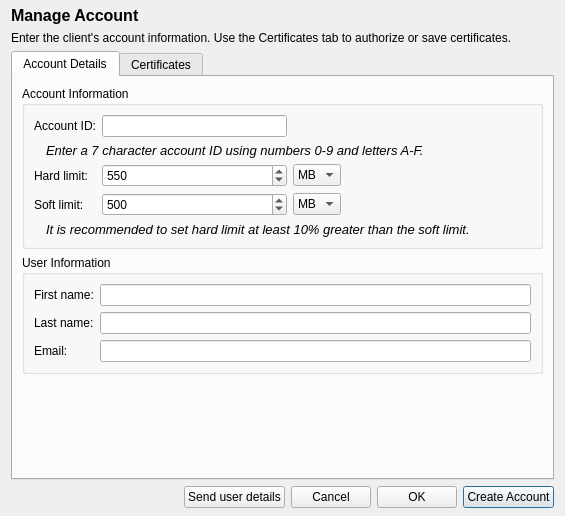
<?xml version="1.0" encoding="UTF-8"?>
<ui version="4.0">
 <class>manageAccount</class>
 <widget class="QDialog" name="manageAccount">
  <property name="geometry">
   <rect>
    <x>0</x>
    <y>0</y>
    <width>565</width>
    <height>516</height>
   </rect>
  </property>
  <property name="minimumSize">
   <size>
    <width>565</width>
    <height>0</height>
   </size>
  </property>
  <property name="windowTitle">
   <string>Manage Account</string>
  </property>
  <property name="windowIcon">
   <iconset resource="../../fwbackups.qrc">
    <normaloff>:/program-icons/program-icons/user.png</normaloff>:/program-icons/program-icons/user.png</iconset>
  </property>
  <layout class="QVBoxLayout" name="verticalLayout">
   <property name="topMargin">
    <number>6</number>
   </property>
   <property name="bottomMargin">
    <number>8</number>
   </property>
   <item>
    <widget class="QLabel" name="headerLabel">
     <property name="sizePolicy">
      <sizepolicy hsizetype="Preferred" vsizetype="Fixed">
       <horstretch>0</horstretch>
       <verstretch>0</verstretch>
      </sizepolicy>
     </property>
     <property name="font">
      <font>
       <pointsize>12</pointsize>
       <weight>75</weight>
       <bold>true</bold>
       <underline>false</underline>
      </font>
     </property>
     <property name="text">
      <string>Manage Account</string>
     </property>
    </widget>
   </item>
   <item>
    <widget class="QLabel" name="label_8">
     <property name="text">
      <string>Enter the client's account information. Use the Certificates tab to authorize or save certificates.</string>
     </property>
     <property name="wordWrap">
      <bool>true</bool>
     </property>
    </widget>
   </item>
   <item>
    <widget class="QTabWidget" name="tabWidget">
     <property name="currentIndex">
      <number>0</number>
     </property>
     <widget class="QWidget" name="accountDetails">
      <attribute name="title">
       <string>Account Details</string>
      </attribute>
      <layout class="QVBoxLayout" name="verticalLayout_3">
       <item>
        <widget class="QGroupBox" name="groupBox_3">
         <property name="title">
          <string>Account Information</string>
         </property>
         <layout class="QVBoxLayout" name="verticalLayout_2">
          <item>
           <layout class="QGridLayout" name="gridLayout">
            <item row="0" column="0">
             <widget class="QLabel" name="label_3">
              <property name="sizePolicy">
               <sizepolicy hsizetype="Maximum" vsizetype="Preferred">
                <horstretch>0</horstretch>
                <verstretch>0</verstretch>
               </sizepolicy>
              </property>
              <property name="text">
               <string>Account ID:</string>
              </property>
             </widget>
            </item>
            <item row="0" column="1">
             <widget class="QLineEdit" name="accountIDLineEdit">
              <property name="text">
               <string/>
              </property>
              <property name="maxLength">
               <number>7</number>
              </property>
             </widget>
            </item>
            <item row="3" column="1">
             <widget class="QSpinBox" name="softLimitSpin">
              <property name="maximum">
               <number>1024</number>
              </property>
              <property name="value">
               <number>500</number>
              </property>
             </widget>
            </item>
            <item row="3" column="2">
             <widget class="QComboBox" name="softLimitUnitsCombo">
              <property name="sizePolicy">
               <sizepolicy hsizetype="Maximum" vsizetype="Fixed">
                <horstretch>0</horstretch>
                <verstretch>0</verstretch>
               </sizepolicy>
              </property>
              <item>
               <property name="text">
                <string>MB</string>
               </property>
              </item>
              <item>
               <property name="text">
                <string>GB</string>
               </property>
              </item>
              <item>
               <property name="text">
                <string>TB</string>
               </property>
              </item>
             </widget>
            </item>
            <item row="4" column="0" colspan="4">
             <widget class="QLabel" name="label_4">
              <property name="font">
               <font>
                <pointsize>10</pointsize>
                <italic>true</italic>
               </font>
              </property>
              <property name="text">
               <string>It is recommended to set hard limit at least 10% greater than the soft limit.</string>
              </property>
              <property name="indent">
               <number>12</number>
              </property>
             </widget>
            </item>
            <item row="3" column="0">
             <widget class="QLabel" name="label_5">
              <property name="text">
               <string>Soft limit:</string>
              </property>
             </widget>
            </item>
            <item row="1" column="0" colspan="4">
             <widget class="QLabel" name="label_7">
              <property name="font">
               <font>
                <pointsize>10</pointsize>
                <italic>true</italic>
               </font>
              </property>
              <property name="text">
               <string>Enter a 7 character account ID using numbers 0-9 and letters A-F.</string>
              </property>
              <property name="indent">
               <number>12</number>
              </property>
             </widget>
            </item>
            <item row="2" column="0">
             <widget class="QLabel" name="label_6">
              <property name="text">
               <string>Hard limit:</string>
              </property>
             </widget>
            </item>
            <item row="2" column="1">
             <widget class="QSpinBox" name="hardLimitSpin">
              <property name="maximum">
               <number>1024</number>
              </property>
              <property name="value">
               <number>550</number>
              </property>
             </widget>
            </item>
            <item row="2" column="2">
             <widget class="QComboBox" name="hardLimitUnitsCombo">
              <item>
               <property name="text">
                <string>MB</string>
               </property>
              </item>
              <item>
               <property name="text">
                <string>GB</string>
               </property>
              </item>
              <item>
               <property name="text">
                <string>TB</string>
               </property>
              </item>
             </widget>
            </item>
            <item row="2" column="3" rowspan="2">
             <spacer name="horizontalSpacer_2">
              <property name="orientation">
               <enum>Qt::Horizontal</enum>
              </property>
              <property name="sizeHint" stdset="0">
               <size>
                <width>5</width>
                <height>5</height>
               </size>
              </property>
             </spacer>
            </item>
           </layout>
          </item>
         </layout>
        </widget>
       </item>
       <item>
        <widget class="QGroupBox" name="groupBox_4">
         <property name="title">
          <string>User Information</string>
         </property>
         <layout class="QVBoxLayout" name="verticalLayout_7">
          <item>
           <layout class="QGridLayout" name="gridLayout_5">
            <item row="0" column="0">
             <widget class="QLabel" name="label">
              <property name="text">
               <string>First name:</string>
              </property>
             </widget>
            </item>
            <item row="2" column="0">
             <widget class="QLabel" name="label_14">
              <property name="text">
               <string>Email:</string>
              </property>
             </widget>
            </item>
            <item row="2" column="1">
             <widget class="QLineEdit" name="emailLineEdit"/>
            </item>
            <item row="0" column="1">
             <widget class="QLineEdit" name="firstNameLineEdit"/>
            </item>
            <item row="1" column="1">
             <widget class="QLineEdit" name="lastNameLineEdit"/>
            </item>
            <item row="1" column="0">
             <widget class="QLabel" name="label_10">
              <property name="text">
               <string>Last name:</string>
              </property>
             </widget>
            </item>
           </layout>
          </item>
         </layout>
        </widget>
       </item>
       <item>
        <spacer name="verticalSpacer">
         <property name="orientation">
          <enum>Qt::Vertical</enum>
         </property>
         <property name="sizeHint" stdset="0">
          <size>
           <width>20</width>
           <height>5</height>
          </size>
         </property>
        </spacer>
       </item>
      </layout>
     </widget>
     <widget class="QWidget" name="certificateManagement">
      <attribute name="title">
       <string>Certificates</string>
      </attribute>
      <layout class="QVBoxLayout" name="verticalLayout_4">
       <item>
        <widget class="QGroupBox" name="groupBox">
         <property name="title">
          <string>Sign a CSR</string>
         </property>
         <layout class="QVBoxLayout" name="verticalLayout_5">
          <item>
           <layout class="QGridLayout" name="gridLayout_4">
            <item row="1" column="1" colspan="2">
             <widget class="QLineEdit" name="CSRLineEdit"/>
            </item>
            <item row="1" column="3">
             <widget class="QPushButton" name="CSRBrowseButton">
              <property name="text">
               <string>Browse...</string>
              </property>
             </widget>
            </item>
            <item row="1" column="0">
             <widget class="QLabel" name="label_11">
              <property name="text">
               <string>CSR file:</string>
              </property>
             </widget>
            </item>
            <item row="2" column="3">
             <widget class="QPushButton" name="CSRSignButton">
              <property name="text">
               <string>Sign CSR</string>
              </property>
              <property name="icon">
               <iconset resource="../../fwbackups.qrc">
                <normaloff>:/program-icons/program-icons/lock.png</normaloff>:/program-icons/program-icons/lock.png</iconset>
              </property>
             </widget>
            </item>
            <item row="2" column="2">
             <widget class="QCheckBox" name="checkBox">
              <property name="text">
               <string>Yes, I am sure</string>
              </property>
             </widget>
            </item>
            <item row="2" column="0" colspan="2">
             <spacer name="horizontalSpacer_3">
              <property name="orientation">
               <enum>Qt::Horizontal</enum>
              </property>
              <property name="sizeHint" stdset="0">
               <size>
                <width>5</width>
                <height>5</height>
               </size>
              </property>
             </spacer>
            </item>
            <item row="0" column="0" colspan="4">
             <widget class="QLabel" name="label_9">
              <property name="font">
               <font>
                <weight>50</weight>
                <bold>false</bold>
               </font>
              </property>
              <property name="text">
               <string>Ensure the certificate request comes from the intended person. WARNING: Signing the wrong certificate request can potentially compromise your backup server.</string>
              </property>
              <property name="wordWrap">
               <bool>true</bool>
              </property>
             </widget>
            </item>
           </layout>
          </item>
         </layout>
        </widget>
       </item>
       <item>
        <widget class="QGroupBox" name="groupBox_2">
         <property name="title">
          <string>Send Certificate</string>
         </property>
         <layout class="QVBoxLayout" name="verticalLayout_6">
          <item>
           <layout class="QGridLayout" name="gridLayout_3">
            <item row="0" column="0" colspan="3">
             <widget class="QLabel" name="label_13">
              <property name="text">
               <string>Before the account can be used, the client software needs to have the account certificate installed. You can transfer it yourself, or have it automatically emailed to the user.</string>
              </property>
              <property name="wordWrap">
               <bool>true</bool>
              </property>
             </widget>
            </item>
            <item row="1" column="1">
             <widget class="QPushButton" name="pushButton">
              <property name="text">
               <string>Save a copy</string>
              </property>
             </widget>
            </item>
            <item row="1" column="2">
             <widget class="QPushButton" name="pushButton_2">
              <property name="text">
               <string>Send via Email</string>
              </property>
             </widget>
            </item>
            <item row="1" column="0">
             <spacer name="horizontalSpacer_4">
              <property name="orientation">
               <enum>Qt::Horizontal</enum>
              </property>
              <property name="sizeHint" stdset="0">
               <size>
                <width>5</width>
                <height>5</height>
               </size>
              </property>
             </spacer>
            </item>
           </layout>
          </item>
         </layout>
        </widget>
       </item>
       <item>
        <spacer name="verticalSpacer_2">
         <property name="orientation">
          <enum>Qt::Vertical</enum>
         </property>
         <property name="sizeHint" stdset="0">
          <size>
           <width>20</width>
           <height>5</height>
          </size>
         </property>
        </spacer>
       </item>
      </layout>
     </widget>
    </widget>
   </item>
   <item>
    <layout class="QHBoxLayout" name="horizontalLayout">
     <property name="sizeConstraint">
      <enum>QLayout::SetDefaultConstraint</enum>
     </property>
     <item>
      <spacer name="horizontalSpacer">
       <property name="orientation">
        <enum>Qt::Horizontal</enum>
       </property>
       <property name="sizeHint" stdset="0">
        <size>
         <width>40</width>
         <height>5</height>
        </size>
       </property>
      </spacer>
     </item>
     <item>
      <widget class="QPushButton" name="sendUserDetailsButton">
       <property name="text">
        <string>Send user details</string>
       </property>
       <property name="autoDefault">
        <bool>false</bool>
       </property>
      </widget>
     </item>
     <item>
      <widget class="QPushButton" name="cancelButton">
       <property name="text">
        <string>Cancel</string>
       </property>
      </widget>
     </item>
     <item>
      <widget class="QPushButton" name="OKButton">
       <property name="text">
        <string>OK</string>
       </property>
       <property name="default">
        <bool>false</bool>
       </property>
      </widget>
     </item>
     <item>
      <widget class="QPushButton" name="createAccountButton">
       <property name="text">
        <string>Create Account</string>
       </property>
       <property name="default">
        <bool>true</bool>
       </property>
      </widget>
     </item>
    </layout>
   </item>
  </layout>
 </widget>
 <resources>
  <include location="../../fwbackups.qrc"/>
 </resources>
 <connections/>
</ui>
